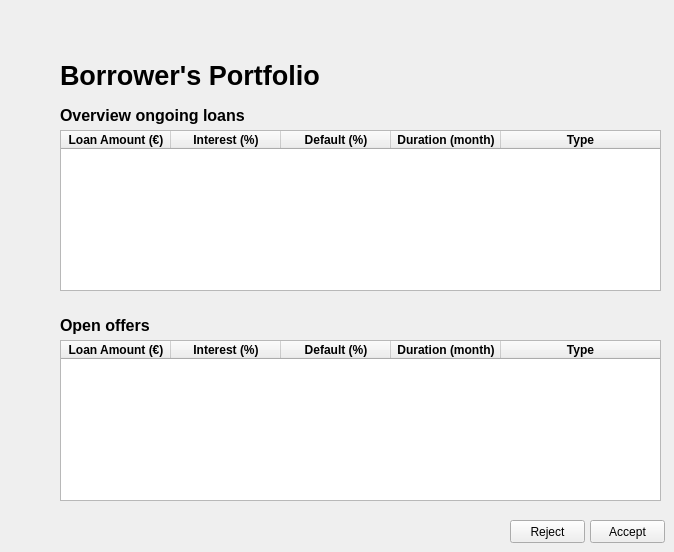
    <widget class="QWidget" name="bp_page">
     <widget class="QPushButton" name="bp_reject_pushbutton">
      <property name="geometry">
       <rect>
        <x>510</x>
        <y>520</y>
        <width>75</width>
        <height>23</height>
       </rect>
      </property>
      <property name="text">
       <string>Reject</string>
      </property>
     </widget>
     <widget class="QTableWidget" name="bp_ongoing_loans_table">
      <property name="geometry">
       <rect>
        <x>60</x>
        <y>130</y>
        <width>601</width>
        <height>161</height>
       </rect>
      </property>
      <property name="maximumSize">
       <size>
        <width>641</width>
        <height>16777215</height>
       </size>
      </property>
      <property name="font">
       <font>
        <weight>75</weight>
        <bold>true</bold>
       </font>
      </property>
      <property name="editTriggers">
       <set>QAbstractItemView::NoEditTriggers</set>
      </property>
      <property name="showDropIndicator" stdset="0">
       <bool>false</bool>
      </property>
      <property name="dragDropOverwriteMode">
       <bool>false</bool>
      </property>
      <property name="alternatingRowColors">
       <bool>false</bool>
      </property>
      <property name="selectionMode">
       <enum>QAbstractItemView::SingleSelection</enum>
      </property>
      <property name="selectionBehavior">
       <enum>QAbstractItemView::SelectRows</enum>
      </property>
      <property name="gridStyle">
       <enum>Qt::NoPen</enum>
      </property>
      <property name="sortingEnabled">
       <bool>true</bool>
      </property>
      <property name="rowCount">
       <number>0</number>
      </property>
      <attribute name="horizontalHeaderDefaultSectionSize">
       <number>110</number>
      </attribute>
      <attribute name="horizontalHeaderStretchLastSection">
       <bool>true</bool>
      </attribute>
      <column>
       <property name="text">
        <string>Loan Amount (€)</string>
       </property>
       <property name="font">
        <font>
         <weight>75</weight>
         <bold>true</bold>
        </font>
       </property>
      </column>
      <column>
       <property name="text">
        <string>Interest (%)</string>
       </property>
       <property name="font">
        <font>
         <weight>75</weight>
         <bold>true</bold>
        </font>
       </property>
      </column>
      <column>
       <property name="text">
        <string>Default (%)</string>
       </property>
       <property name="font">
        <font>
         <weight>75</weight>
         <bold>true</bold>
        </font>
       </property>
      </column>
      <column>
       <property name="text">
        <string>Duration (month)</string>
       </property>
       <property name="font">
        <font>
         <weight>75</weight>
         <bold>true</bold>
        </font>
       </property>
      </column>
      <column>
       <property name="text">
        <string>Type</string>
       </property>
       <property name="font">
        <font>
         <weight>75</weight>
         <bold>true</bold>
        </font>
       </property>
      </column>
     </widget>
     <widget class="QPushButton" name="bp_accept_pushbutton">
      <property name="geometry">
       <rect>
        <x>590</x>
        <y>520</y>
        <width>75</width>
        <height>23</height>
       </rect>
      </property>
      <property name="text">
       <string>Accept</string>
      </property>
     </widget>
     <widget class="QLabel" name="bp_open_offers_label">
      <property name="geometry">
       <rect>
        <x>60</x>
        <y>310</y>
        <width>121</width>
        <height>31</height>
       </rect>
      </property>
      <property name="font">
       <font>
        <pointsize>10</pointsize>
        <weight>75</weight>
        <bold>true</bold>
       </font>
      </property>
      <property name="text">
       <string>&lt;html&gt;&lt;head/&gt;&lt;body&gt;&lt;p&gt;&lt;span style=&quot; font-size:12pt;&quot;&gt;Open offers&lt;/span&gt;&lt;/p&gt;&lt;/body&gt;&lt;/html&gt;</string>
      </property>
     </widget>
     <widget class="QLabel" name="bp_ongoing_loans_label">
      <property name="geometry">
       <rect>
        <x>60</x>
        <y>100</y>
        <width>231</width>
        <height>31</height>
       </rect>
      </property>
      <property name="font">
       <font>
        <pointsize>12</pointsize>
        <weight>50</weight>
        <bold>false</bold>
       </font>
      </property>
      <property name="text">
       <string>&lt;html&gt;&lt;head/&gt;&lt;body&gt;&lt;p&gt;&lt;span style=&quot; font-weight:600;&quot;&gt;Overview ongoing loans&lt;/span&gt;&lt;/p&gt;&lt;/body&gt;&lt;/html&gt;</string>
      </property>
     </widget>
     <widget class="QLabel" name="bp_title_label">
      <property name="geometry">
       <rect>
        <x>60</x>
        <y>60</y>
        <width>311</width>
        <height>31</height>
       </rect>
      </property>
      <property name="font">
       <font>
        <pointsize>20</pointsize>
        <weight>75</weight>
        <bold>true</bold>
       </font>
      </property>
      <property name="text">
       <string>Borrower's Portfolio</string>
      </property>
     </widget>
     <widget class="QTableWidget" name="bp_open_offers_table">
      <property name="geometry">
       <rect>
        <x>60</x>
        <y>340</y>
        <width>601</width>
        <height>161</height>
       </rect>
      </property>
      <property name="maximumSize">
       <size>
        <width>641</width>
        <height>16777215</height>
       </size>
      </property>
      <property name="font">
       <font>
        <weight>75</weight>
        <bold>true</bold>
       </font>
      </property>
      <property name="editTriggers">
       <set>QAbstractItemView::NoEditTriggers</set>
      </property>
      <property name="showDropIndicator" stdset="0">
       <bool>false</bool>
      </property>
      <property name="dragDropOverwriteMode">
       <bool>false</bool>
      </property>
      <property name="alternatingRowColors">
       <bool>false</bool>
      </property>
      <property name="selectionMode">
       <enum>QAbstractItemView::SingleSelection</enum>
      </property>
      <property name="selectionBehavior">
       <enum>QAbstractItemView::SelectRows</enum>
      </property>
      <property name="gridStyle">
       <enum>Qt::NoPen</enum>
      </property>
      <property name="sortingEnabled">
       <bool>true</bool>
      </property>
      <property name="rowCount">
       <number>0</number>
      </property>
      <attribute name="horizontalHeaderDefaultSectionSize">
       <number>110</number>
      </attribute>
      <attribute name="horizontalHeaderStretchLastSection">
       <bool>true</bool>
      </attribute>
      <column>
       <property name="text">
        <string>Loan Amount (€)</string>
       </property>
       <property name="font">
        <font>
         <weight>75</weight>
         <bold>true</bold>
        </font>
       </property>
      </column>
      <column>
       <property name="text">
        <string>Interest (%)</string>
       </property>
       <property name="font">
        <font>
         <weight>75</weight>
         <bold>true</bold>
        </font>
       </property>
      </column>
      <column>
       <property name="text">
        <string>Default (%)</string>
       </property>
       <property name="font">
        <font>
         <weight>75</weight>
         <bold>true</bold>
        </font>
       </property>
      </column>
      <column>
       <property name="text">
        <string>Duration (month)</string>
       </property>
       <property name="font">
        <font>
         <weight>75</weight>
         <bold>true</bold>
        </font>
       </property>
      </column>
      <column>
       <property name="text">
        <string>Type</string>
       </property>
       <property name="font">
        <font>
         <weight>75</weight>
         <bold>true</bold>
        </font>
       </property>
      </column>
     </widget>
    </widget>
